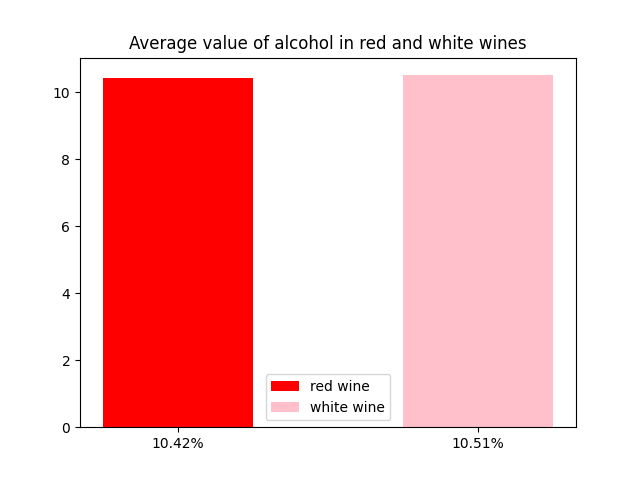

Python code for this plot:
import pandas as pd
import matplotlib.pyplot as plt

data = pd.read_csv('WineQuality.csv',sep=";")
red = data[data["type"] == "red"]
white = data[data["type"] == "white"]

plt.bar(x=[1],width=0.5,height=red["alcohol"].mean(),color="red",label="red wine")
plt.bar(x=[2],width=0.5,height=white["alcohol"].mean(),color="pink",label="white wine")
plt.xticks(ticks=[1, 2],labels=[str(round(red["alcohol"].mean(),2))+"%" ,
                                str(round(white["alcohol"].mean(),2))+"%" ])
plt.title("Average value of alcohol in red and white wines")
plt.legend()
plt.savefig("Task4.png")
plt.show()
